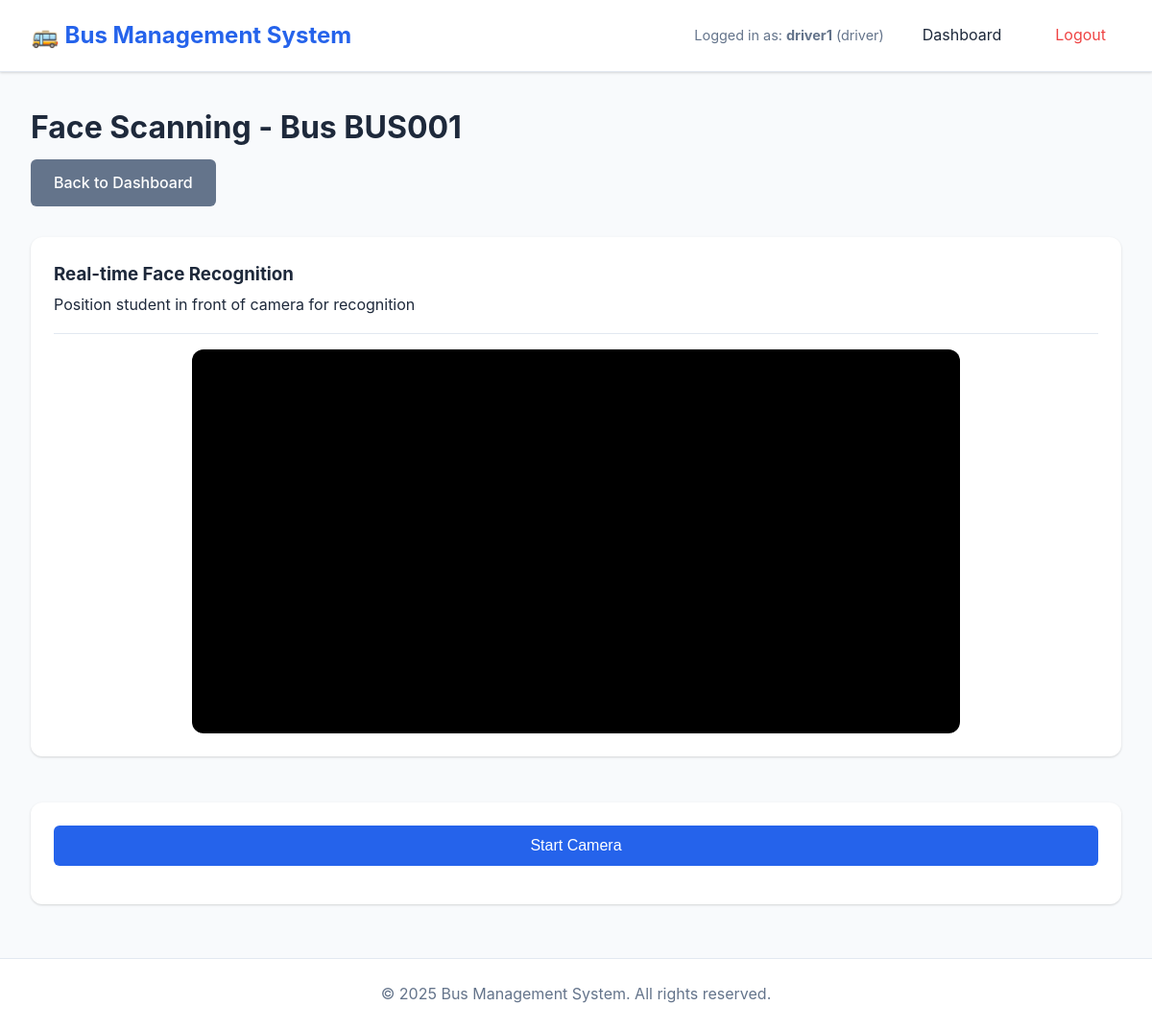
Screenshot of /driver/scanning (signed in) with the database file from the repository.
### backend/models.py (models this page shows, shortened)
class User(UserMixin, db.Model):
    __tablename__ = 'users'
    id = db.Column(db.Integer, primary_key=True)
    username = db.Column(db.String(50), unique=True, nullable=False, index=True)
    password_hash = db.Column(db.String(255), nullable=False)
    role = db.Column(db.String(20), nullable=False)  # 'admin' or 'driver'
    created_at = db.Column(db.DateTime, default=datetime.utcnow)
    updated_at = db.Column(db.DateTime, default=datetime.utcnow, onupdate=datetime.utcnow)
    driver_buses = db.relationship('Bus', backref='driver', lazy='dynamic', foreign_keys='Bus.driver_id')
    authentication_logs = db.relationship('AuthenticationLog', backref='driver_user', lazy='dynamic')

class Bus(db.Model):
    __tablename__ = 'buses'
    id = db.Column(db.Integer, primary_key=True)
    bus_number = db.Column(db.String(20), unique=True, nullable=False, index=True)
    route_name = db.Column(db.String(100), nullable=True)
    driver_id = db.Column(db.Integer, db.ForeignKey('users.id'), nullable=True)
    capacity = db.Column(db.Integer, default=50)
    created_at = db.Column(db.DateTime, default=datetime.utcnow)
    updated_at = db.Column(db.DateTime, default=datetime.utcnow, onupdate=datetime.utcnow)
    student_assignments = db.relationship('StudentBusAssignment', backref='bus', lazy='dynamic', cascade='all, delete-orphan')
    authentication_logs = db.relationship('AuthenticationLog', backref='bus', lazy='dynamic')

### backend/routes/driver_routes.py (the view)
@bp.route('/scanning')
@login_required
def scanning():
    if current_user.role == 'admin':
        return redirect(url_for('admin.dashboard'))
    bus = Bus.query.filter_by(driver_id=current_user.id).first()
    if not bus:
        flash('No bus assigned to you. Please contact administrator.', 'error')
        return redirect(url_for('driver.dashboard'))
    return render_template('driver/face_scanning.html', bus=bus)

### backend/app.py (called while the page is built, shortened)
@login_manager.user_loader
def load_user(user_id):
    try:
        user = User.query.filter_by(id=int(user_id)).first()
        return user
    except (ValueError, TypeError):
        return None

### frontend/templates/driver/face_scanning.html (shortened to what this page needs)
{% extends "base.html" %}
{% block content %}
<div class="dashboard-header">
    <h1>Face Scanning - Bus {{ bus.bus_number }}</h1>
    <a href="{{ url_for('driver.dashboard') }}" class="btn btn-secondary">Back to Dashboard</a>
</div>
<div class="scanning-container">
    <div class="card">
        <div class="card-header">
            <h3>Real-time Face Recognition</h3>
            <p>Position student in front of camera for recognition</p>
        </div>
        <div class="video-container">
            <video id="videoElement" autoplay playsinline></video>
        </div>
    </div>
    <div class="card">
        <div class="card-body">
            <button id="startScanning" class="btn btn-primary btn-block">Start Camera</button>
        </div>
    </div>
</div>
{% endblock %}

### frontend/templates/base.html (shortened to what this page needs)
<!DOCTYPE html>
<html lang="en">
<head>
    <link rel="stylesheet" href="{{ url_for('static', filename='css/style.css') }}">
</head>
<body>
    {% if current_user.is_authenticated %}
    <nav class="navbar">
        <div class="nav-container">
            <div class="nav-brand">
                <h1>🚌 Bus Management System</h1>
            </div>
            <div class="nav-menu">
                <span class="user-info">Logged in as: <strong>{{ current_user.username }}</strong> ({{ current_user.role }})</span>
                <a href="{% if current_user.role == 'admin' %}{{ url_for('admin.dashboard') }}{% else %}{{ url_for('driver.dashboard') }}{% endif %}" class="nav-link">Dashboard</a>
                <a href="{{ url_for('auth.logout') }}" class="nav-link logout">Logout</a>
            </div>
        </div>
    </nav>
    {% endif %}
    <main class="main-content">
        {% block content %}{% endblock %}
    </main>
    <footer class="footer">
        <p>&copy; 2025 Bus Management System. All rights reserved.</p>
    </footer>
</body>
</html>

### frontend/static/css/style.css (style rules this page uses)
* { margin: 0; padding: 0; box-sizing: border-box; }
:root { --primary-color: #2563eb; --primary-dark: #1e40af; --secondary-color: #64748b; --success-color: #10b981; --error-color: #ef4444; --warning-color: #f59e0b; --bg-color: #f8fafc; --card-bg: #ffffff; --text-color: #1e293b; --border-color: #e2e8f0; --shadow: 0 1px 3px 0 rgba(0, 0, 0, 0.1), 0 1px 2px 0 rgba(0, 0, 0, 0.06); --shadow-lg: 0 10px 15px -3px rgba(0, 0, 0, 0.1), 0 4px 6px -2px rgba(0, 0, 0, 0.05); }
body { font-family: -apple-system, BlinkMacSystemFont, 'Segoe UI', Roboto, 'Helvetica Neue', Arial, sans-serif; background-color: var(--bg-color); color: var(--text-color); line-height: 1.6; min-height: 100vh; display: flex; flex-direction: column; }
.navbar { background-color: var(--card-bg); border-bottom: 1px solid var(--border-color); padding: 1rem 2rem; box-shadow: var(--shadow); }
.nav-container { max-width: 1400px; margin: 0 auto; display: flex; justify-content: space-between; align-items: center; }
.nav-brand h1 { font-size: 1.5rem; color: var(--primary-color); }
.nav-menu { display: flex; align-items: center; gap: 1.5rem; }
.user-info { color: var(--secondary-color); font-size: 0.9rem; }
.nav-link { color: var(--text-color); text-decoration: none; padding: 0.5rem 1rem; border-radius: 0.375rem; transition: background-color 0.2s; }
.nav-link.logout { color: var(--error-color); }
.main-content { flex: 1; max-width: 1400px; width: 100%; margin: 0 auto; padding: 2rem; }
.btn { display: inline-block; padding: 0.75rem 1.5rem; border: none; border-radius: 0.375rem; font-size: 1rem; font-weight: 500; cursor: pointer; text-decoration: none; transition: all 0.2s; text-align: center; }
.btn-primary { background-color: var(--primary-color); color: white; }
.btn-secondary { background-color: var(--secondary-color); color: white; }
.btn-block { width: 100%; display: block; }
.card { background: var(--card-bg); border-radius: 0.75rem; box-shadow: var(--shadow); padding: 1.5rem; margin-bottom: 1.5rem; }
.card-header { margin-bottom: 1rem; padding-bottom: 1rem; border-bottom: 1px solid var(--border-color); }
.card-header h3 { color: var(--text-color); margin-bottom: 0.25rem; }
.card-body { margin-bottom: 1rem; }
.dashboard-header { margin-bottom: 2rem; }
.dashboard-header h1 { color: var(--text-color); margin-bottom: 0.5rem; }
.footer { background-color: var(--card-bg); border-top: 1px solid var(--border-color); padding: 1.5rem; text-align: center; color: var(--secondary-color); margin-top: auto; }

### frontend/templates/driver/face_scanning.html (style rules this page uses)
.scanning-container { display: flex; flex-direction: column; gap: 1.5rem; }
.video-container { background: #000; border-radius: 0.75rem; overflow: hidden; position: relative; width: 100%; max-width: 800px; margin: 0 auto; }
#videoElement { width: 100%; display: block; }

### rows the page displays
User: username "driver1", role "driver"
Bus: bus_number "BUS001"
